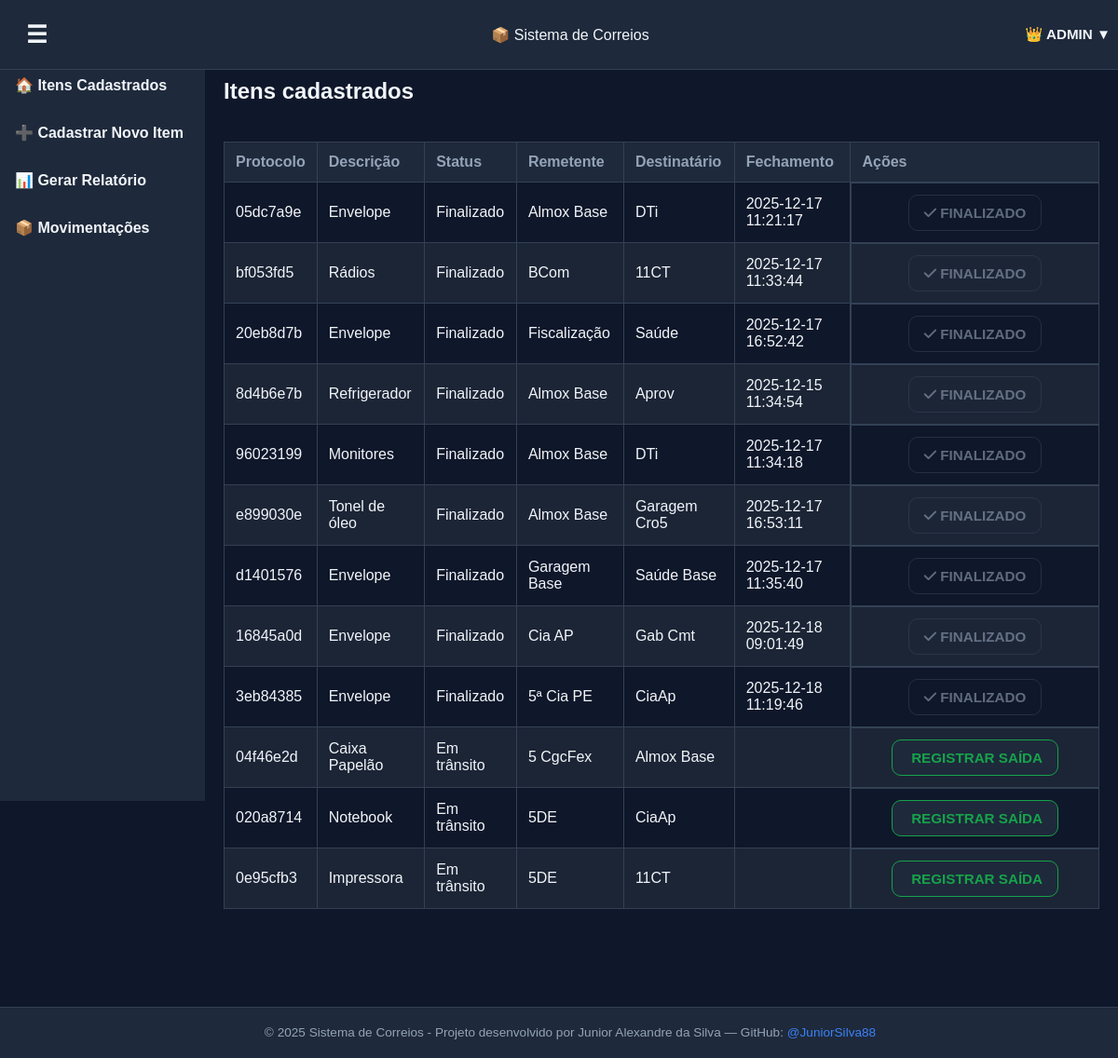
Page / (signed in) on the earlier database version.
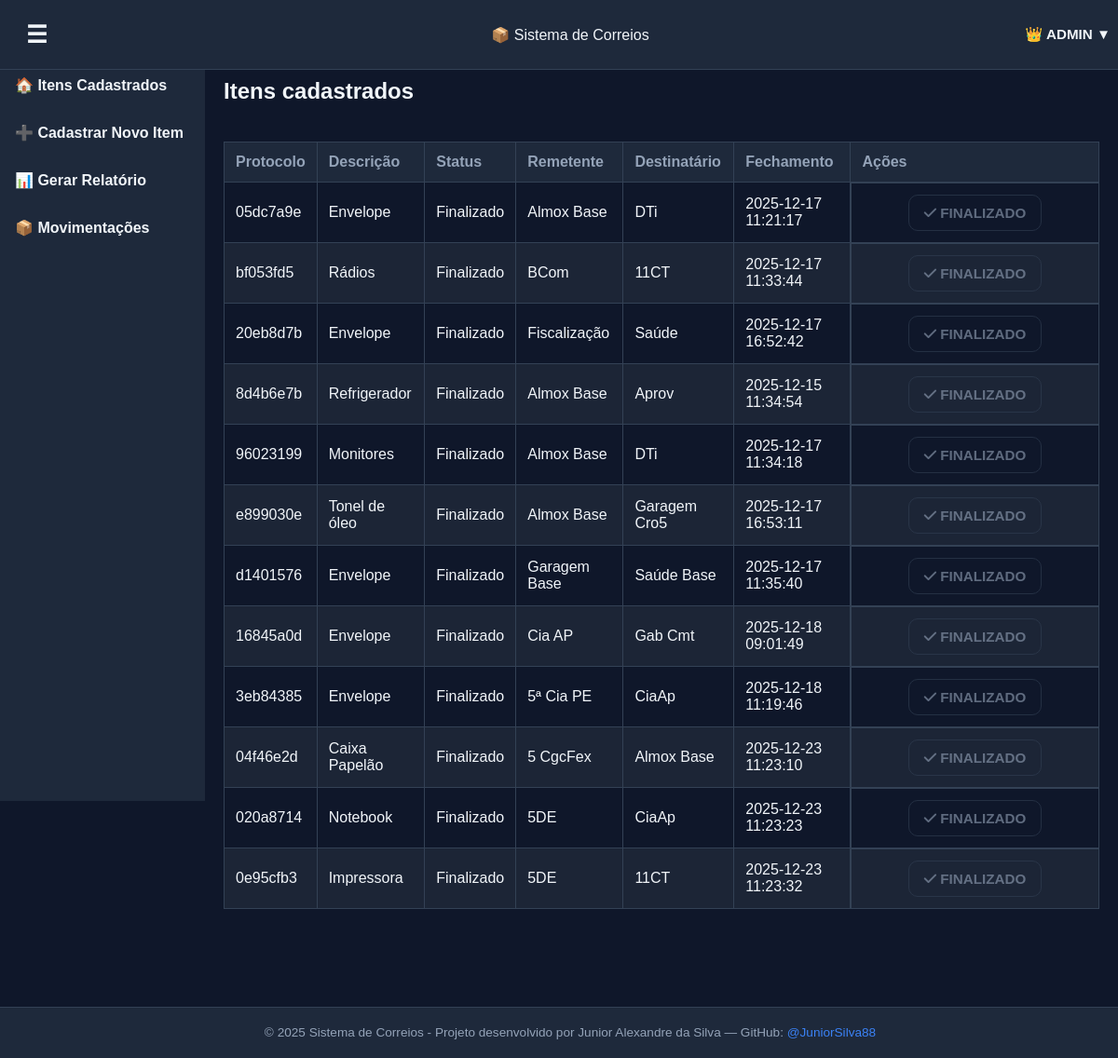
Same page on the later database version.
### app.py (models this page shows, shortened)
class User(UserMixin, db.Model):
    id = db.Column(db.Integer, primary_key=True)
    username = db.Column(db.String(80), unique=True, nullable=False)
    email = db.Column(db.String(120), unique=True, nullable=False)
    password_hash = db.Column(db.String(200), nullable=False)
    role = db.Column(db.String(20), default="user")  # "user" ou "admin"

class Item(db.Model):
    id = db.Column(db.Integer, primary_key=True)
    protocol = db.Column(db.String(20), unique=True, nullable=False)
    sender = db.Column(db.String(100))
    recipient = db.Column(db.String(100))
    description = db.Column(db.String(200))
    status = db.Column(db.String(50))
    closed = db.Column(db.DateTime, nullable=True)

### app.py (the view)
@app.route("/")
@login_required
def index():
    items = Item.query.all()
    return render_template("dashboard.html", items=items)

### app.py (called while the page is built)
@login_manager.user_loader
def load_user(user_id):
    return User.query.get(int(user_id))

### templates/dashboard.html (shortened to what this page needs)
{% extends "base.html" %}
{% block content %}
<section class="panel-card">
  <h2>Itens cadastrados</h2>
    <div class="table-container">
    <table>
      <thead>
        <tr>
          <th>Protocolo</th>
          <th>Descrição</th>
          <th>Status</th>
          <th>Remetente</th>
          <th>Destinatário</th>
          <th>Fechamento</th>
          <th>Ações</th>
        </tr>
      </thead>
      <tbody>
        {% for item in items %}
        <tr>
          <td class="nowrap">{{ item.protocol }}</td>
          <td>{{ item.description }}</td>
          <td class="nowrap">{{ item.status }}</td>
          <td>{{ item.sender }}</td>
          <td>{{ item.recipient }}</td>
          <td class="nowrap">
            {% if item.closed %}
              {{ item.closed.strftime("%Y-%m-%d %H:%M:%S") }}
            {% endif %}
          </td>
          <td class="col-actions">
            {% if item.status != "Finalizado" %}
              <a href="{{ url_for('exit_item', protocol=item.protocol) }}" class="btn-out">
                 Registrar Saída
              </a>
            {% else %}
              <a class="btn-secondary" aria-disabled="true">
                <i class="fa-solid fa-check"></i> Finalizado
              </a>
            {% endif %}
        </td>
        </tr>
        {% endfor %}
      </tbody>
    </table>
  </div>
</section>
{% endblock %}

### templates/base.html (shortened to what this page needs)
<!DOCTYPE html>
<html lang="pt-BR">
<head>
    <link rel="stylesheet" href="{{ url_for('static', filename='style.css') }}">
    <link rel="stylesheet" href="https://cdnjs.cloudflare.com/ajax/libs/font-awesome/6.4.0/css/all.min.css">
</head>
  <body>
    <header>
      <div class="header-left">
        <button class="menu-toggle" onclick="toggleSidebar()">☰</button>
      </div>
      <div class="header-center">
        <span class="logo">📦 Sistema de Correios</span>
      </div>
      <div class="user-menu">
      {% if current_user.is_authenticated %}
        <button class="user-button">
          {% if current_user.role == "admin" %}
            👑 {{ current_user.username }} ▼
          {% else %}
            👤 {{ current_user.username }} ▼
          {% endif %}
        </button>
      {% else %}
        <a href="{{ url_for('login') }}" class="btn-secondary">Login</a>
      {% endif %}
      </div>
    </header>
    <aside class="sidebar" id="sidebar">
      <nav>
        <ul>
          <li><a href="{{ url_for('index') }}">🏠 Itens Cadastrados</a></li>
          <li><a href="{{ url_for('new_item') }}">➕ Cadastrar Novo Item</a></li>
          <li><a href="{{ url_for('report') }}">📊 Gerar Relatório</a></li>
          {% if current_user.role == "admin" %}
            <li><a href="{{ url_for('movimentacoes') }}">📦 Movimentações</a></li>
          {% endif %}
        </ul>
      </nav>
    </aside>
    <main class="content-container" id="content">
      {% block content %}{% endblock %}
    </main>
    <footer>
      <p>&copy; 2025 Sistema de Correios - Projeto desenvolvido por Junior Alexandre da Silva — GitHub: <a href="https://github.com/JuniorSilva88" target="_blank">@JuniorSilva88</a></p>
    </footer>
  </body>
</html>

### static/style.css (style rules this page uses)
:root { --bg: #0f172a; --panel: #1e293b; --text: #f1f5f9; --muted: #94a3b8; --border: #334155; --primary: #16a34a; --primary-dark: #15803d; --danger: #ef4444; --danger-dark: #b91c1c; --info: #3b82f6; --info-dark: #1e40af; --header-height: 60px; --font-base: 1rem; --font-sm: 0.9rem; --font-xs: 0.85rem; }
body { background-color: var(--bg); color: var(--text); font-family: Arial, sans-serif; margin: 0; padding: 0; }
header { display: grid; grid-template-columns: 1fr auto 1fr; align-items: center; padding: 12px; background-color: var(--panel); border-bottom: 1px solid var(--border); position: fixed; top: 0; left: 0; width: 100%; z-index: 2000; overflow: visible; }
.user-menu { justify-self: end; position: relative; z-index: 2100; margin-right: 8px; }
.user-button { background: transparent; border: none; color: var(--text); font-weight: bold; cursor: pointer; padding: 8px 12px; border-radius: 6px; }
footer { position: fixed; bottom: 0; left: 0; width: 100%; background-color: var(--panel); color: var(--muted); text-align: center; padding: 6px 12px; font-size: 0.85rem; border-top: 1px solid var(--border); z-index: 999; height: auto; line-height: normal; white-space: normal; overflow: visible; text-overflow: unset; }
footer a { color: var(--info); text-decoration: none; }
.menu-toggle { justify-self: start; background: none; border: none; font-size: 1.6rem; color: var(--text); cursor: pointer; }
.sidebar { position: fixed; top: 0; left: 0; width: 220px; height: 100vh; background-color: var(--panel); padding-top: var(--header-height); transition: left 0.3s ease; z-index: 1000; }
.sidebar nav ul { list-style: none; padding: 0; margin: 0; }
.sidebar nav ul li { margin: 12px 0; }
.sidebar nav ul li a { color: var(--text); text-decoration: none; font-weight: bold; padding: 10px 16px; display: block; border-radius: 6px; }
.content-container { margin-left: 220px; transition: margin-left 0.3s ease; padding: 40px 20px; }
main { max-width: 95vw; margin: 0 auto; }
button, .btn-primary, .btn-secondary, a.btn-primary, a.btn-secondary, a.btn-out, a.btn-in, a.btn-info { font-family: Arial, sans-serif; font-size: 0.95rem; font-weight: bold; text-transform: uppercase; padding: 10px 16px; border-radius: 10px; cursor: pointer; transition: background 0.3s ease, color 0.3s ease, border-color 0.3s ease; text-decoration: none; display: inline-block; }
.btn-secondary, a.btn-secondary { background-color: transparent; color: var(--muted); border: 1px solid var(--border); }
[aria-disabled="true"] { pointer-events: none; opacity: 0.6; cursor: not-allowed; }
.table-container { max-width: 100%; margin: 0 auto; border-radius: 8px; padding-bottom: 80px; overflow-x: auto; overflow-y: visible; }
table { width: 100%; border-collapse: collapse; margin-top: 20px; font-size: var(--font-base); }
th, td { padding: 12px; border: 1px solid var(--border); text-align: left; }
th { background-color: var(--panel); color: var(--muted); position: sticky; top: 0; z-index: 10; }
tr:nth-child(even) { background-color: #1c2536; }
.col-actions { display: flex; flex-wrap: wrap; gap: 10px; justify-content: center; align-items: center; min-width: 240px; }
.content-container { padding-top: 64px; padding-bottom: 80px; }

Differences in the rows shown:
changed Item "Caixa Papelão": status "Em trânsito" → "Finalizado"; closed (not shown) → "2025-12-23 11:23:10"; status "REGISTRAR SAÍDA" → "FINALIZADO"
changed Item "Notebook": status "Em trânsito" → "Finalizado"; closed (not shown) → "2025-12-23 11:23:23"; status "REGISTRAR SAÍDA" → "FINALIZADO"
changed Item "0e95cfb3": status "Em trânsito" → "Finalizado"; closed (not shown) → "2025-12-23 11:23:32"; status "REGISTRAR SAÍDA" → "FINALIZADO"
